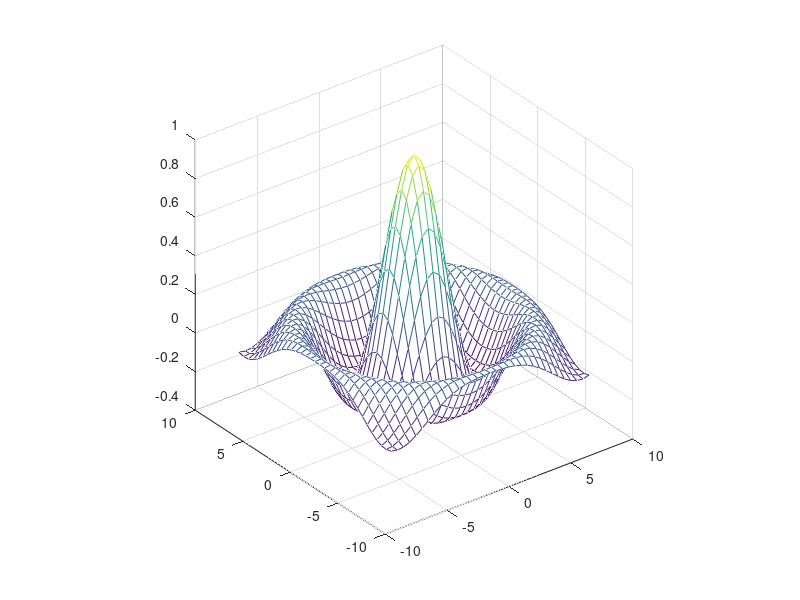

Write the MATLAB code that produced this figure. (Note: this script raises an error after producing the figure.)
%=============================================================================
% Copyright (c) 2026-present Allan CORNET (Nelson)
%=============================================================================
% This file is part of Nelson.
%=============================================================================
% LICENCE_BLOCK_BEGIN
% SPDX-License-Identifier: LGPL-3.0-or-later
% LICENCE_BLOCK_END
%=============================================================================
% <--ADV-CLI MODE-->
% <--SEQUENTIAL TEST REQUIRED-->
%=============================================================================
out = [tempdir(), 'saveas_svg_mesh_opengl_frame_default_color'];
if ~isfolder(out)
  mkdir(out);
end
%=============================================================================
f = figure('Visible', 'off', 'Position', [100 100 620 460]);
[X, Y] = meshgrid(-8:.5:8);
R = sqrt(X .^ 2 + Y .^ 2) + eps;
Z = sin(R) ./ R;
mesh(X, Y, Z);
axis square;
drawnow();
pause(0.1);
beforeColor = get(f, 'Color');
svgFile = [out, '/mesh_axis_square_default_color.svg'];
saveas(f, svgFile);
drawnow();
afterColor = get(f, 'Color');
asserts.istrue(max(abs(beforeColor - afterColor)) <= eps());
asserts.isequal(afterColor, get(groot(), 'DefaultFigureColor'));
close(f);
drawnow();
pause(0.1);
%=============================================================================
